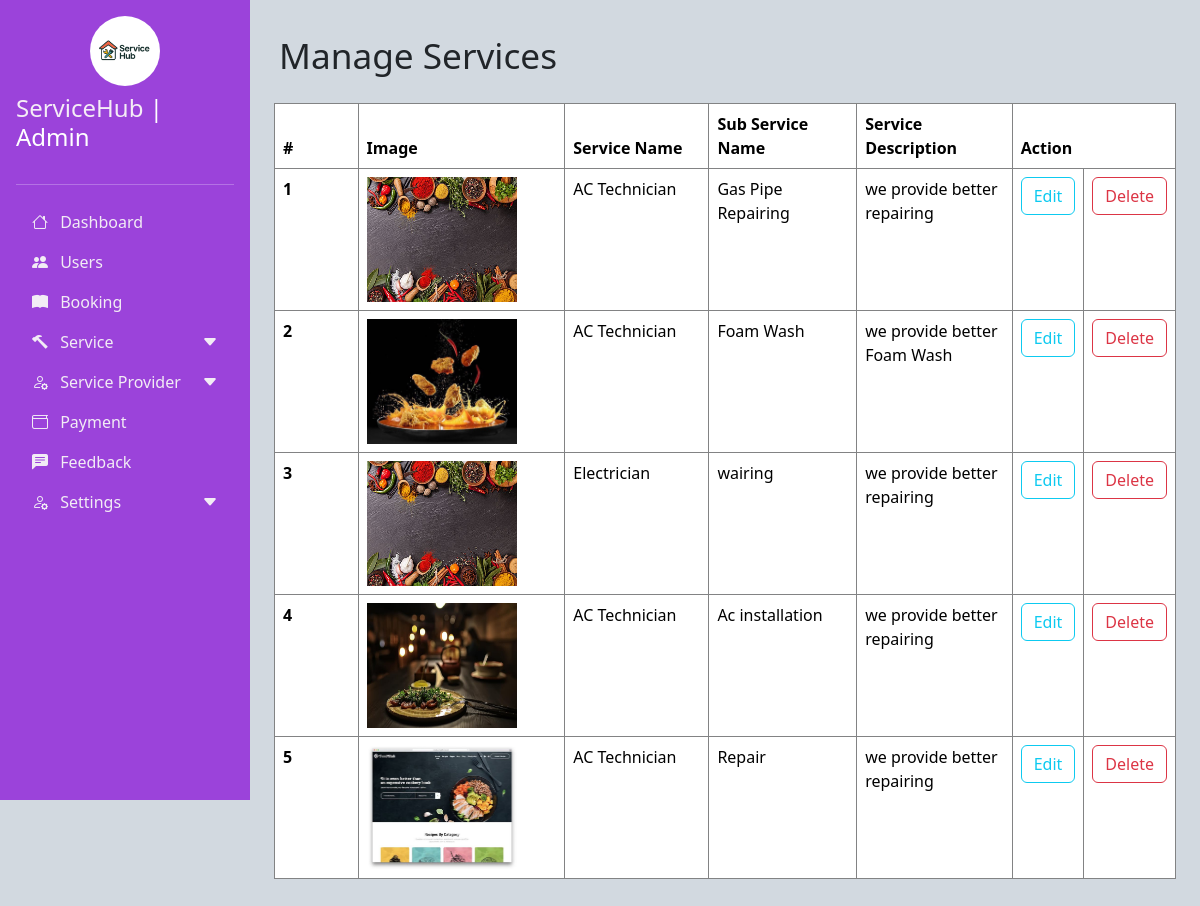
Page /Admin/managesubservice.php (signed in) on the earlier database version.
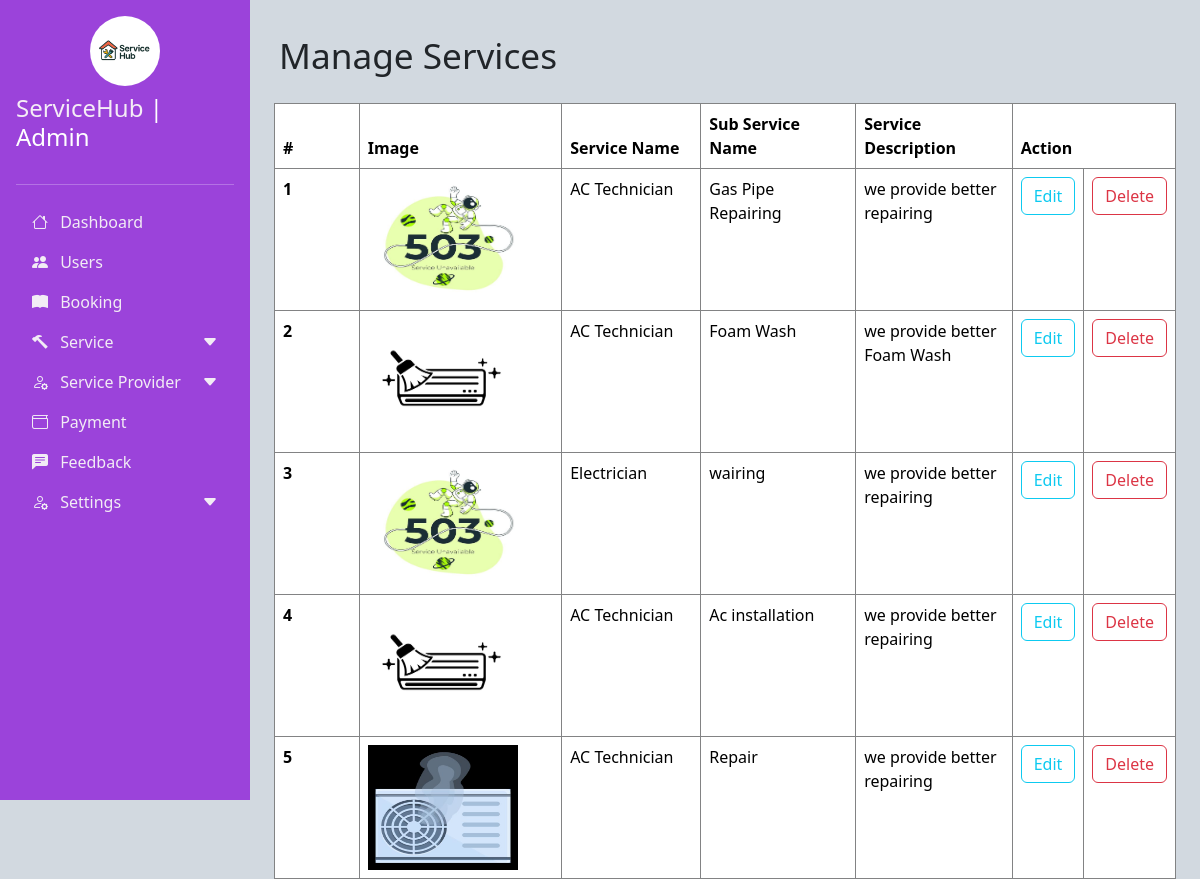
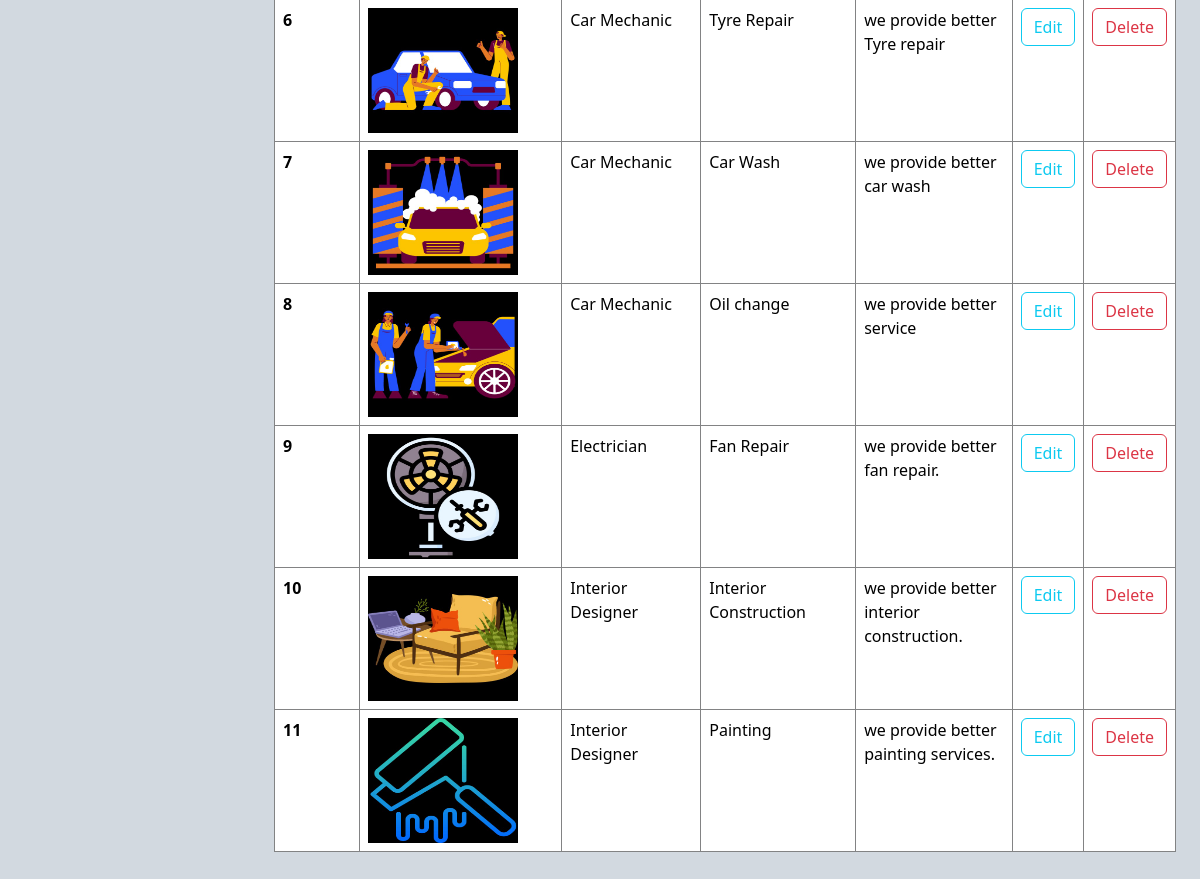
Same page on the later database version (2 pictures, top to bottom).
### tables this page shows
CREATE TABLE `subservice` (
  `subservice_id` int(11) NOT NULL,
  `service_id` int(11) NOT NULL,
  `subservice_name` varchar(40) NOT NULL,
  `service_des` text NOT NULL,
  `image` text NOT NULL
);

CREATE TABLE `service` (
  `service_id` int(11) NOT NULL,
  `service_name` varchar(20) NOT NULL,
  `image` text NOT NULL
);

### Admin/managesubservice.php (the view, shortened to what this page needs)
<!DOCTYPE html>
<html lang="en">
<head>
    <link href="./css/bootstrap.min.css" rel="stylesheet" >
    <link rel="stylesheet" href="https://cdn.jsdelivr.net/npm/bootstrap-icons@1.10.0/font/bootstrap-icons.css">
    <link rel="stylesheet" href="custom.css">
</head>
<body>
    <div class="d-flex ">
        <?php
            include_once "sidenav.php";
        ?>
        <div class="main-content p-4" id="mainContent">
        <div class="o35">
                    <p style="padding:5px;font-size:2.2rem">Manage Services </p>
                    <table class="table">
                    <thead>
                        <tr>
                        <th scope="col">#</th>
                        <th scope="col">Image</th>
                        <th scope="col">Service Name</th>
                        <th scope="col">Sub Service Name</th>
                        <th scope="col">Service Description</th>
                        <th colspan='2'>Action</th>
                        </tr>
                    </thead>
                    <tbody>
                    <?php
                        $count=1;
                        include_once "connection.php";
                        $res=mysqli_query($con,"select subservice.* ,service.service_name from subservice inner join service on
                        subservice.service_id=service.service_id");
                        while($row=mysqli_fetch_array($res))
                        {
                    ?>
                      <tr>
                        <th scope="row"><?php echo $count++?></th>
                        <td data-label="Image"><img src="./img/<?php echo $row['image']?> "height="125px"width="150px"></td>
                        <td data-label="Service name"><?php echo $row['service_name'] ?></td>
                        <td data-label="Sub Service name"><?php echo $row['subservice_name'] ?></td>
                        <td data-label="Service Description"><?php echo $row['service_des'] ?></td>
                        <td data-label="Action"><a href="subservice_edit.php?id=<?php echo $row['subservice_id']?>"><button type="button" class="btn btn-outline-info">Edit</button></a></td>
                        <td data-label="Action"><a href="subservice_delete.php?id=<?php echo $row['subservice_id']?>"><button type="button" class="btn btn-outline-danger">Delete</button></a></td>
                        </tr>
                    <?php
                        }
                    ?>
                    </tbody>
                    </table>
                </div>
        </div>
    </div>
</body>
</html>

### Admin/sidenav.php (shortened to what this page needs)
<div class="sidebar bg text-white p-3 d-none d-lg-block" style="width: 250px; height: 100vh; overflow-y: auto;" id="sidebar">
    <div class="d-flex flex-column align-items-center mb-4">
        <img src="img/i1.jpeg" alt="Admin" class="rounded-circle mb-2" style="width: 70px; height: 70px; object-fit: cover;">
        <h4><span>ServiceHub </span>| Admin</h4>
    </div>
    <hr style="height: 2px; color:white;">
    <ul class="nav nav-pills flex-column">
        <li class="nav-item">
            <a href="dashboard.php" class="nav-link  hv1" onclick="dashboard_click()">
                <i class="bi bi-house me-2"></i> Dashboard
            </a>
        </li>
        <li class="nav-item">
            <a href="user.php" class="nav-link  hv1" onclick="user_click()">
                <i class="bi bi-people-fill me-2"></i>      Users
            </a>
        </li>
        <li class="nav-item">
            <a href="booking.php" class="nav-link  hv1" onclick="booking_click()">
                <i class="bi bi-book-fill me-2"></i> Booking
            </a>
        </li>
        <li class="nav-item">
            <a class="nav-link  hv1 d-flex justify-content-between align-items-center" data-bs-toggle="collapse" href="#serviceMenu" role="button" aria-expanded="false" aria-controls="serviceMenu">
                <div><i class="bi bi-hammer me-2"></i> Service</div>
                <i class="bi bi-caret-down-fill transition" id="serviceArrow"></i>
            </a>
        </li>
        <li class="nav-item">
            <a class="nav-link hv1 d-flex justify-content-between align-items-center" data-bs-toggle="collapse" href="#providerMenu" role="button" aria-expanded="false" aria-controls="providerMenu">
                <div><i class="bi bi-person-gear me-2"></i> Service Provider</div>
                <i class="bi bi-caret-down-fill transition" id="providerArrow"></i>
            </a>
        </li>
        <li class="nav-item">
            <a href="payment.php" class="nav-link  hv1" onclick="payment_click()">
                <i class="bi bi-wallet me-2"></i> Payment
            </a>
        </li>
        <li class="nav-item">
            <a href="feedback.php" class="nav-link  hv1" onclick="feedback_click()">
               <i class="bi bi-chat-left-text-fill me-2"></i> Feedback
            </a>
        </li>
       <li class="nav-item">
            <a class="nav-link hv1 d-flex justify-content-between align-items-center" data-bs-toggle="collapse" href="#providerMenu1" role="button" aria-expanded="false" aria-controls="providerMenu1">
                <div><i class="bi bi-person-gear me-2"></i> Settings</div>
                <i class="bi bi-caret-down-fill transition" id="providerArrow"></i>
            </a>
        </li>
    </ul>
</div>

### Admin/custom.css (style rules this page uses)
body { overflow-x: hidden; background-color: rgb(210, 217, 224); }
.sidebar { height: 100vh; position: fixed; left: 0; top: 0; z-index: 100; transition: all 0.3s; }
.main-content { margin-left: 250px; transition: all 0.3s; }
.bg { background-color: #9b43da; }
span { color:rgb(245, 237, 246); }
.hv1 { color:rgb(242, 236, 245); cursor: pointer; text-decoration: none; }
table th { width:500px; }
table, th,td { border: 1px solid rgb(130, 131, 132); border-style: ridge; }
.table { width: 100%; border-collapse: collapse; }
.transition { transition: transform 0.3s; }

Differences in the rows shown:
changed subservice "Gas Pipe Repairing": image: a different picture
changed subservice "Foam Wash": image: a different picture
changed subservice "wairing": image: a different picture
changed subservice "Ac installation": image: a different picture
changed subservice "Repair": image: a different picture
added subservice: image (picture), service.service_name "Car Mechanic", subservice_name "Tyre Repair", service_des "we provide better Tyre repair"
added subservice: image (picture), service.service_name "Car Mechanic", subservice_name "Car Wash", service_des "we provide better car wash"
added subservice: image (picture), service.service_name "Car Mechanic", subservice_name "Oil change", service_des "we provide better service"
added subservice: image (picture), service.service_name "Electrician", subservice_name "Fan Repair", service_des "we provide better fan repair."
added subservice: image (picture), service.service_name "Interior Designer", subservice_name "Interior Construction", service_des "we provide better interior construction."
added subservice: image (picture), service.service_name "Interior Designer", subservice_name "Painting", service_des "we provide better painting services."
